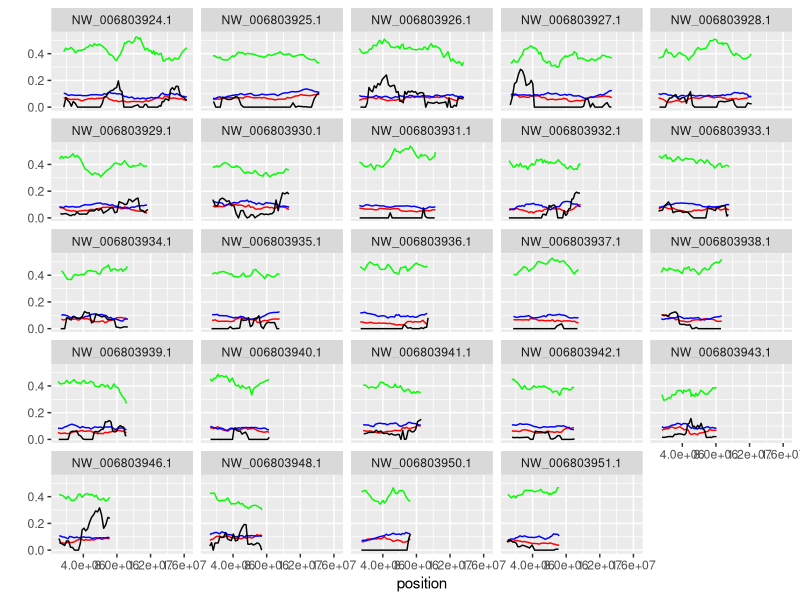

Reproduce this figure in R.
library(ggplot2)
abbababa <- read.table('creh1.abbababa.csv',     header=TRUE, sep=',')
  popgen <- read.table('erin63.PopGenStats.csv', header=TRUE, sep=',')

# Windows where there is no excess of ABBA, the 'excess' cannot be quantified.
abbababa$fd[abbababa$D <= 0] <- 0.0

allStats <- merge(popgen, abbababa, by=c('scaffold', 'start', 'end'))

# I use only scaffolds with at least 27 data points.
goodScaff <- names(table(allStats$scaffold)[table(allStats$scaffold) >= 27])
filter <- allStats$scaffold %in% goodScaff

png(filename='windowStats.png', width=1000, height=1000)
ggplot(data=allStats[filter,]) + geom_line(mapping=aes(x=mid.x, y=dxy_roumanicus_europaeus), color='green') + 
   geom_line(mapping=aes(x=mid.x, y=pi_roumanicus), color='red') +
   geom_line(mapping=aes(x=mid.x, y=pi_europaeus),  color='blue') +
   geom_line(mapping=aes(x=mid.y, y=fd)) +
   facet_wrap(~scaffold) + xlab('position') + ylab('')
dev.off()
